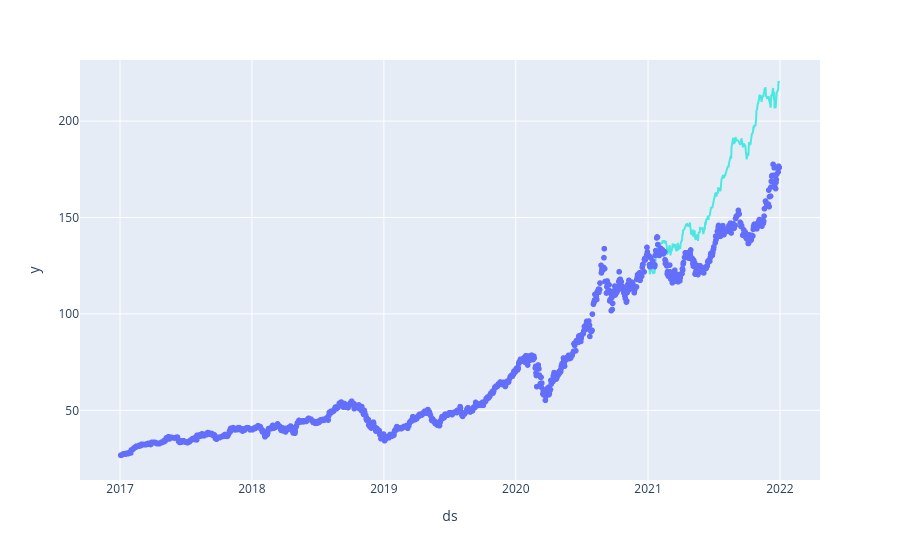

The cell this chart's notebook holds for it:
### Code cell
# visualise it

fig = px.scatter(p_df, x = "ds", y = "y")
fig.add_trace(px.line(forecast, x="ds", y="yhat").data[0])
fig['data'][1]['line']['color']="#4BE8E0"
fig.show()

### Figure 1 — Plotly figure (JSON) as saved in the notebook; plotly's stock layout.template omitted (floating-point values rounded to 4 significant figures; data arrays with more than 128 entries replaced by an {"elided": "..."} marker saying what was removed)
{"data": [{"hovertemplate": "ds=%{x}<br>y=%{y}<extra></extra>", "legendgroup": "", "marker": {"color": "#636efa", "symbol": "circle"}, "mode": "markers", "name": "", "showlegend": false, "type": "scattergl", "x": {"elided": "1258 str values"}, "xaxis": "x", "y": {"elided": "1258 float values"}, "yaxis": "y"}, {"hovertemplate": "ds=%{x}<br>yhat=%{y}<extra></extra>", "legendgroup": "", "line": {"color": "#4BE8E0", "dash": "solid"}, "marker": {"symbol": "circle"}, "mode": "lines", "name": "", "orientation": "v", "showlegend": false, "type": "scatter", "x": {"elided": "252 str values"}, "xaxis": "x", "y": {"elided": "252 float values"}, "yaxis": "y"}], "layout": {"legend": {"tracegroupgap": 0}, "margin": {"t": 60}, "xaxis": {"anchor": "y", "domain": [0, 1], "title": {"text": "ds"}}, "yaxis": {"anchor": "x", "domain": [0, 1], "title": {"text": "y"}}}}
